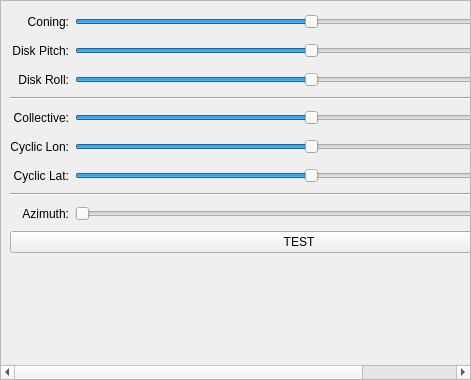
<?xml version="1.0" encoding="UTF-8"?>
<ui version="4.0">
 <class>DockWidgetTest</class>
 <widget class="QDockWidget" name="DockWidgetTest">
  <property name="geometry">
   <rect>
    <x>0</x>
    <y>0</y>
    <width>471</width>
    <height>380</height>
   </rect>
  </property>
  <property name="minimumSize">
   <size>
    <width>100</width>
    <height>100</height>
   </size>
  </property>
  <property name="locale">
   <locale language="English" country="UnitedStates"/>
  </property>
  <property name="features">
   <set>QDockWidget::DockWidgetMovable</set>
  </property>
  <property name="windowTitle">
   <string>Test</string>
  </property>
  <widget class="QWidget" name="dockWidgetContents">
   <layout class="QGridLayout" name="gridLayout">
    <property name="leftMargin">
     <number>0</number>
    </property>
    <property name="topMargin">
     <number>0</number>
    </property>
    <property name="rightMargin">
     <number>0</number>
    </property>
    <property name="bottomMargin">
     <number>0</number>
    </property>
    <item row="0" column="0">
     <widget class="QScrollArea" name="scrollArea">
      <property name="widgetResizable">
       <bool>true</bool>
      </property>
      <widget class="QWidget" name="scrollAreaWidgetContents">
       <property name="geometry">
        <rect>
         <x>0</x>
         <y>0</y>
         <width>600</width>
         <height>340</height>
        </rect>
       </property>
       <layout class="QGridLayout" name="gridLayout_2">
        <item row="10" column="0" colspan="3">
         <spacer name="verticalSpacer">
          <property name="orientation">
           <enum>Qt::Vertical</enum>
          </property>
          <property name="sizeHint" stdset="0">
           <size>
            <width>578</width>
            <height>7</height>
           </size>
          </property>
         </spacer>
        </item>
        <item row="8" column="0">
         <widget class="QLabel" name="label_7">
          <property name="text">
           <string>Azimuth:</string>
          </property>
          <property name="alignment">
           <set>Qt::AlignRight|Qt::AlignTrailing|Qt::AlignVCenter</set>
          </property>
         </widget>
        </item>
        <item row="1" column="0">
         <widget class="QLabel" name="label">
          <property name="text">
           <string>Disk Pitch:</string>
          </property>
          <property name="alignment">
           <set>Qt::AlignRight|Qt::AlignTrailing|Qt::AlignVCenter</set>
          </property>
         </widget>
        </item>
        <item row="8" column="1">
         <widget class="QSlider" name="sliderAzimuth">
          <property name="maximum">
           <number>100</number>
          </property>
          <property name="value">
           <number>0</number>
          </property>
          <property name="orientation">
           <enum>Qt::Horizontal</enum>
          </property>
         </widget>
        </item>
        <item row="2" column="2">
         <widget class="QDoubleSpinBox" name="spinBoxDiskRoll">
          <property name="alignment">
           <set>Qt::AlignRight|Qt::AlignTrailing|Qt::AlignVCenter</set>
          </property>
          <property name="readOnly">
           <bool>true</bool>
          </property>
          <property name="buttonSymbols">
           <enum>QAbstractSpinBox::NoButtons</enum>
          </property>
          <property name="decimals">
           <number>0</number>
          </property>
          <property name="minimum">
           <double>-999.000000000000000</double>
          </property>
          <property name="maximum">
           <double>999.000000000000000</double>
          </property>
         </widget>
        </item>
        <item row="1" column="2">
         <widget class="QDoubleSpinBox" name="spinBoxDiskPitch">
          <property name="alignment">
           <set>Qt::AlignRight|Qt::AlignTrailing|Qt::AlignVCenter</set>
          </property>
          <property name="readOnly">
           <bool>true</bool>
          </property>
          <property name="buttonSymbols">
           <enum>QAbstractSpinBox::NoButtons</enum>
          </property>
          <property name="decimals">
           <number>0</number>
          </property>
          <property name="minimum">
           <double>-999.000000000000000</double>
          </property>
          <property name="maximum">
           <double>999.000000000000000</double>
          </property>
         </widget>
        </item>
        <item row="4" column="1">
         <widget class="QSlider" name="sliderCollective">
          <property name="maximum">
           <number>100</number>
          </property>
          <property name="value">
           <number>50</number>
          </property>
          <property name="orientation">
           <enum>Qt::Horizontal</enum>
          </property>
         </widget>
        </item>
        <item row="2" column="1">
         <widget class="QSlider" name="sliderDiskRoll">
          <property name="maximum">
           <number>100</number>
          </property>
          <property name="value">
           <number>50</number>
          </property>
          <property name="orientation">
           <enum>Qt::Horizontal</enum>
          </property>
         </widget>
        </item>
        <item row="6" column="2">
         <widget class="QDoubleSpinBox" name="spinBoxCyclicLat">
          <property name="alignment">
           <set>Qt::AlignRight|Qt::AlignTrailing|Qt::AlignVCenter</set>
          </property>
          <property name="readOnly">
           <bool>true</bool>
          </property>
          <property name="buttonSymbols">
           <enum>QAbstractSpinBox::NoButtons</enum>
          </property>
          <property name="decimals">
           <number>0</number>
          </property>
          <property name="minimum">
           <double>-999.000000000000000</double>
          </property>
          <property name="maximum">
           <double>999.000000000000000</double>
          </property>
         </widget>
        </item>
        <item row="8" column="2">
         <widget class="QDoubleSpinBox" name="spinBoxAzimuth">
          <property name="alignment">
           <set>Qt::AlignRight|Qt::AlignTrailing|Qt::AlignVCenter</set>
          </property>
          <property name="readOnly">
           <bool>true</bool>
          </property>
          <property name="buttonSymbols">
           <enum>QAbstractSpinBox::NoButtons</enum>
          </property>
          <property name="decimals">
           <number>0</number>
          </property>
          <property name="minimum">
           <double>-999.000000000000000</double>
          </property>
          <property name="maximum">
           <double>999.000000000000000</double>
          </property>
         </widget>
        </item>
        <item row="5" column="0">
         <widget class="QLabel" name="label_5">
          <property name="text">
           <string>Cyclic Lon:</string>
          </property>
          <property name="alignment">
           <set>Qt::AlignRight|Qt::AlignTrailing|Qt::AlignVCenter</set>
          </property>
         </widget>
        </item>
        <item row="2" column="0">
         <widget class="QLabel" name="label_2">
          <property name="text">
           <string>Disk Roll:</string>
          </property>
          <property name="alignment">
           <set>Qt::AlignRight|Qt::AlignTrailing|Qt::AlignVCenter</set>
          </property>
         </widget>
        </item>
        <item row="9" column="0" colspan="3">
         <widget class="QPushButton" name="pushButtonTest">
          <property name="text">
           <string>TEST</string>
          </property>
          <property name="checkable">
           <bool>true</bool>
          </property>
         </widget>
        </item>
        <item row="5" column="2">
         <widget class="QDoubleSpinBox" name="spinBoxCyclicLon">
          <property name="alignment">
           <set>Qt::AlignRight|Qt::AlignTrailing|Qt::AlignVCenter</set>
          </property>
          <property name="readOnly">
           <bool>true</bool>
          </property>
          <property name="buttonSymbols">
           <enum>QAbstractSpinBox::NoButtons</enum>
          </property>
          <property name="decimals">
           <number>0</number>
          </property>
          <property name="minimum">
           <double>-999.000000000000000</double>
          </property>
          <property name="maximum">
           <double>999.000000000000000</double>
          </property>
         </widget>
        </item>
        <item row="6" column="1">
         <widget class="QSlider" name="sliderCyclicLat">
          <property name="maximum">
           <number>100</number>
          </property>
          <property name="value">
           <number>50</number>
          </property>
          <property name="orientation">
           <enum>Qt::Horizontal</enum>
          </property>
         </widget>
        </item>
        <item row="0" column="2">
         <widget class="QDoubleSpinBox" name="spinBoxConing">
          <property name="alignment">
           <set>Qt::AlignRight|Qt::AlignTrailing|Qt::AlignVCenter</set>
          </property>
          <property name="readOnly">
           <bool>true</bool>
          </property>
          <property name="buttonSymbols">
           <enum>QAbstractSpinBox::NoButtons</enum>
          </property>
          <property name="decimals">
           <number>0</number>
          </property>
          <property name="minimum">
           <double>-999.000000000000000</double>
          </property>
          <property name="maximum">
           <double>999.000000000000000</double>
          </property>
         </widget>
        </item>
        <item row="1" column="1">
         <widget class="QSlider" name="sliderDiskPitch">
          <property name="maximum">
           <number>100</number>
          </property>
          <property name="value">
           <number>50</number>
          </property>
          <property name="orientation">
           <enum>Qt::Horizontal</enum>
          </property>
         </widget>
        </item>
        <item row="4" column="0">
         <widget class="QLabel" name="label_4">
          <property name="text">
           <string>Collective:</string>
          </property>
          <property name="alignment">
           <set>Qt::AlignRight|Qt::AlignTrailing|Qt::AlignVCenter</set>
          </property>
         </widget>
        </item>
        <item row="5" column="1">
         <widget class="QSlider" name="sliderCyclicLon">
          <property name="maximum">
           <number>100</number>
          </property>
          <property name="value">
           <number>50</number>
          </property>
          <property name="orientation">
           <enum>Qt::Horizontal</enum>
          </property>
         </widget>
        </item>
        <item row="4" column="2">
         <widget class="QDoubleSpinBox" name="spinBoxCollective">
          <property name="alignment">
           <set>Qt::AlignRight|Qt::AlignTrailing|Qt::AlignVCenter</set>
          </property>
          <property name="readOnly">
           <bool>true</bool>
          </property>
          <property name="buttonSymbols">
           <enum>QAbstractSpinBox::NoButtons</enum>
          </property>
          <property name="decimals">
           <number>0</number>
          </property>
          <property name="minimum">
           <double>-999.000000000000000</double>
          </property>
          <property name="maximum">
           <double>999.000000000000000</double>
          </property>
         </widget>
        </item>
        <item row="6" column="0">
         <widget class="QLabel" name="label_6">
          <property name="text">
           <string>Cyclic Lat:</string>
          </property>
          <property name="alignment">
           <set>Qt::AlignRight|Qt::AlignTrailing|Qt::AlignVCenter</set>
          </property>
         </widget>
        </item>
        <item row="0" column="1">
         <widget class="QSlider" name="sliderConing">
          <property name="maximum">
           <number>100</number>
          </property>
          <property name="value">
           <number>50</number>
          </property>
          <property name="orientation">
           <enum>Qt::Horizontal</enum>
          </property>
         </widget>
        </item>
        <item row="7" column="0" colspan="3">
         <widget class="Line" name="line_2">
          <property name="orientation">
           <enum>Qt::Horizontal</enum>
          </property>
         </widget>
        </item>
        <item row="0" column="0">
         <widget class="QLabel" name="label_3">
          <property name="text">
           <string>Coning:</string>
          </property>
          <property name="alignment">
           <set>Qt::AlignRight|Qt::AlignTrailing|Qt::AlignVCenter</set>
          </property>
         </widget>
        </item>
        <item row="3" column="0" colspan="3">
         <widget class="Line" name="line">
          <property name="orientation">
           <enum>Qt::Horizontal</enum>
          </property>
         </widget>
        </item>
       </layout>
      </widget>
     </widget>
    </item>
   </layout>
  </widget>
 </widget>
 <resources/>
 <connections/>
</ui>
